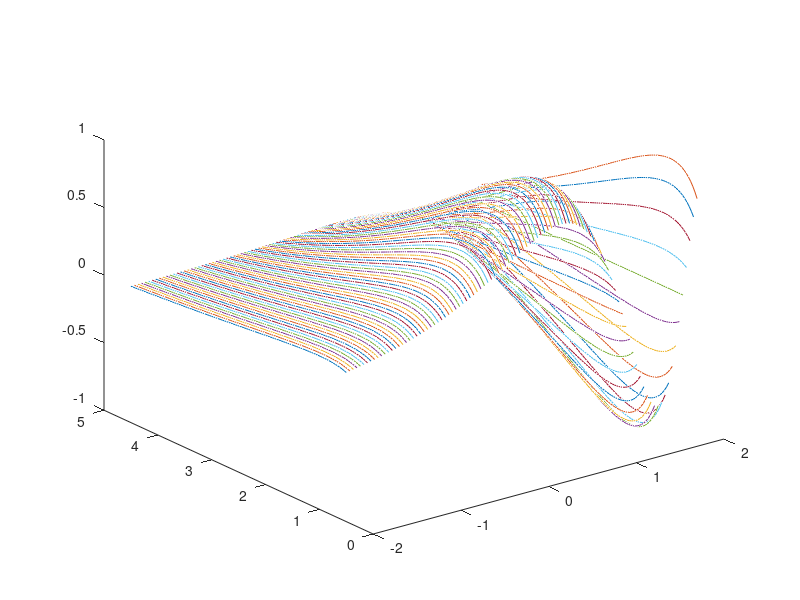

This figure's MATLAB source:
# lab1

# review
A = [1, 2; 3, 4];

A^2 # A * A, carot = ^
A.^2 # square each element

B = [1:100];
B = [1:0.1:100]; # step size 0.1

diag([1,2,3]);  # matrix with the diagonal [1,2,3] and the rest of the elems are 0

diag(A); # returns the main diagonal

# Exercise 1
# b.) p(-2.5)

# help polyval # for documentation on the function

p = [1, -5, -16, 16, -17, 21]; # if coeff missing write a 0
polyval(p, -2.5);

# a.) plot polyn in interval [-4, 7.2]
# for exam, calculate the value for some numbers in the interval and connect the dots

x = -4:0.1:7.2;
px = polyval(p, x);

plot(x, px);

# c.)
roots(p);
polyval(p, 7); # 7 is a root

# Exercise 2
x = linspace(0, 2*pi, 150); # divides into 150 intervals
plot(x, sin(x), x, sin(2*x), x, sin(3*x))
clf # clearss the figure
plot(x, sin(x))
hold on # after this the plots will be done on the same figure
plot(x, sin(2*x))
plot(x, sin(3*x))
hold off # if you don't want to plot on the same figure anymore

# different method:
f = @(x) sin(x); # define a function
f([1,2]);
fplot(f, [0, 2*pi]);

subplot(3, 1, 1);
fplot(f, [0, 2*pi]);
subplot(3, 1, 2);
fplot(@(x) sin(2*x), [0, 2*pi]);
subplot(3, 1, 3);
fplot(@(x) sin(3*x), [0, 2*pi]);

clf

# Exercise 3
t = linspace(0, 10*pi, 1000);
R = 3.8;
r = 1;
x = (R+r)*cos(t) - r*cos((R/r + 1) *t);
y = (R + r)*sin(t) - r*sin((R/r + 1) *t);
plot(x, y);

# Exercise 4
[x, y] = meshgrid(linspace(-2,2), linspace(0.5, 4.5));
f = sin(exp(x)).*cos(log(y));
mesh(x, y, f) # mesh is like plot
plot3(x, y,f)

# Exercise 5
n = 20000;
f = 2;
for i = 1:n
  f = 1 + 1/f;
end
f # f = 1.6180 golden ratio


